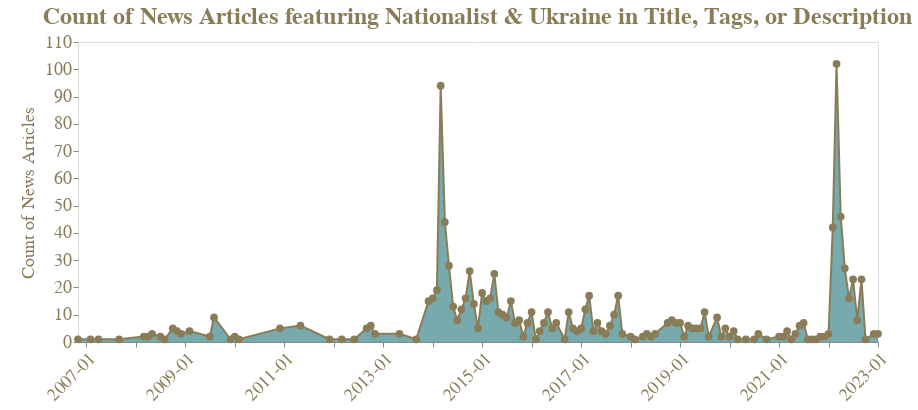

Notebook code for this chart:
### Markdown cell above
## Frequent use of Catchy Slogans and Words: *Nationalist and Ukraine*

### Code cell
get_chart(
    df_scraped,
    token_dict_nationalist,
    "year_month",
    "Count of News Articles",
    slogan2=token_dict_ukraine,
)

### Figure 1 — Vega-Lite specification as saved in the notebook (floating-point values rounded to 4 significant figures)
{"config": {"view": {"continuousWidth": 400, "continuousHeight": 300}}, "layer": [{"mark": {"type": "area", "color": "#3C8689", "fillOpacity": 0.7}, "encoding": {"x": {"axis": {"format": "%Y-%m", "grid": false, "labelAngle": -45, "labelColor": "#897C57", "labelFont": "Franklin Gothic Demi Cond", "labelFontSize": 18, "ticks": true, "title": null}, "field": "year_month", "type": "temporal"}, "y": {"axis": {"domain": false, "grid": false, "gridWidth": 0.5, "labelColor": "#897C57", "labelFont": "Franklin Gothic Demi Cond", "labelFontSize": 18, "ticks": true, "titleColor": "#897C57", "titleFontSize": 35, "titleFontStyle": "Franklin Gothic Demi Cond"}, "field": "Count of News Articles", "type": "quantitative"}}}, {"mark": {"type": "line", "color": "#897C57"}, "encoding": {"x": {"field": "year_month", "type": "temporal"}, "y": {"field": "Count of News Articles", "type": "quantitative"}}}, {"mark": {"type": "point", "color": "#897C57", "filled": true, "opacity": 1, "size": 60}, "encoding": {"x": {"field": "year_month", "type": "temporal"}, "y": {"field": "Count of News Articles", "type": "quantitative"}}}], "data": {"name": "data-161ebb397befa66a6da0d68993f68fbe"}, "height": 300, "title": {"text": ["Count of News Articles featuring Nationalist & Ukraine in Title, Tags, or Description"], "font": "Franklin Gothic", "fontSize": 24, "color": "#897C57"}, "width": 800, "$schema": "https://vega.github.io/schema/vega-lite/v4.17.0.json", "datasets": {"data-161ebb397befa66a6da0d68993f68fbe": [{"year_month": "2006-11-01T00:00:00", "Count of News Articles": 1, "Sum of Video Duration (hours)": 0.1611}, {"year_month": "2007-02-01T00:00:00", "Count of News Articles": 1, "Sum of Video Duration (hours)": 0.21}, {"year_month": "2007-04-01T00:00:00", "Count of News Articles": 1, "Sum of Video Duration (hours)": 0.1483}, {"year_month": "2007-09-01T00:00:00", "Count of News Articles": 1, "Sum of Video Duration (hours)": 0.04861}, {"year_month": "2008-03-01T00:00:00", "Count of News Articles": 2, "Sum of Video Duration (hours)": 0.1378}, {"year_month": "2008-04-01T00:00:00", "Count of News Articles": 2, "Sum of Video Duration (hours)": 0.07333}, {"year_month": "2008-05-01T00:00:00", "Count of News Articles": 3, "Sum of Video Duration (hours)": 0.1653}, {"year_month": "2008-07-01T00:00:00", "Count of News Articles": 2, "Sum of Video Duration (hours)": 0.1272}, {"year_month": "2008-08-01T00:00:00", "Count of News Articles": 1, "Sum of Video Duration (hours)": 0.05333}, {"year_month": "2008-10-01T00:00:00", "Count of News Articles": 5, "Sum of Video Duration (hours)": 0.1478}, {"year_month": "2008-11-01T00:00:00", "Count of News Articles": 4, "Sum of Video Duration (hours)": 0.3144}, {"year_month": "2008-12-01T00:00:00", "Count of News Articles": 3, "Sum of Video Duration (hours)": 0.3369}, {"year_month": "2009-02-01T00:00:00", "Count of News Articles": 4, "Sum of Video Duration (hours)": 0.04472}, {"year_month": "2009-07-01T00:00:00", "Count of News Articles": 2, "Sum of Video Duration (hours)": 0.1042}, {"year_month": "2009-08-01T00:00:00", "Count of News Articles": 9, "Sum of Video Duration (hours)": 0.9811}, {"year_month": "2009-12-01T00:00:00", "Count of News Articles": 1, "Sum of Video Duration (hours)": 0.01611}, {"year_month": "2010-01-01T00:00:00", "Count of News Articles": 2, "Sum of Video Duration (hours)": 0.0}, {"year_month": "2010-02-01T00:00:00", "Count of News Articles": 1, "Sum of Video Duration (hours)": 0.0}, {"year_month": "2010-12-01T00:00:00", "Count of News Articles": 5, "Sum of Video Duration (hours)": 0.3314}, {"year_month": "2011-05-01T00:00:00", "Count of News Articles": 6, "Sum of Video Duration (hours)": 0.285}, {"year_month": "2011-12-01T00:00:00", "Count of News Articles": 1, "Sum of Video Duration (hours)": 0.2981}, {"year_month": "2012-03-01T00:00:00", "Count of News Articles": 1, "Sum of Video Duration (hours)": 0.01111}, {"year_month": "2012-06-01T00:00:00", "Count of News Articles": 1, "Sum of Video Duration (hours)": 0.03417}, {"year_month": "2012-09-01T00:00:00", "Count of News Articles": 5, "Sum of Video Duration (hours)": 0.2567}, {"year_month": "2012-10-01T00:00:00", "Count of News Articles": 6, "Sum of Video Duration (hours)": 0.3703}, {"year_month": "2012-11-01T00:00:00", "Count of News Articles": 3, "Sum of Video Duration (hours)": 0.03833}, {"year_month": "2013-05-01T00:00:00", "Count of News Articles": 3, "Sum of Video Duration (hours)": 0.03361}, {"year_month": "2013-09-01T00:00:00", "Count of News Articles": 1, "Sum of Video Duration (hours)": 0.3028}, {"year_month": "2013-12-01T00:00:00", "Count of News Articles": 15, "Sum of Video Duration (hours)": 1.407}, {"year_month": "2014-01-01T00:00:00", "Count of News Articles": 16, "Sum of Video Duration (hours)": 1.254}, {"year_month": "2014-02-01T00:00:00", "Count of News Articles": 19, "Sum of Video Duration (hours)": 1.564}, {"year_month": "2014-03-01T00:00:00", "Count of News Articles": 94, "Sum of Video Duration (hours)": 5.215}, {"year_month": "2014-04-01T00:00:00", "Count of News Articles": 44, "Sum of Video Duration (hours)": 3.78}, {"year_month": "2014-05-01T00:00:00", "Count of News Articles": 28, "Sum of Video Duration (hours)": 2.059}, {"year_month": "2014-06-01T00:00:00", "Count of News Articles": 13, "Sum of Video Duration (hours)": 0.5789}, {"year_month": "2014-07-01T00:00:00", "Count of News Articles": 8, "Sum of Video Duration (hours)": 0.7728}, {"year_month": "2014-08-01T00:00:00", "Count of News Articles": 12, "Sum of Video Duration (hours)": 0.7239}, {"year_month": "2014-09-01T00:00:00", "Count of News Articles": 16, "Sum of Video Duration (hours)": 0.8769}, {"year_month": "2014-10-01T00:00:00", "Count of News Articles": 26, "Sum of Video Duration (hours)": 1.604}, {"year_month": "2014-11-01T00:00:00", "Count of News Articles": 14, "Sum of Video Duration (hours)": 0.7725}, {"year_month": "2014-12-01T00:00:00", "Count of News Articles": 5, "Sum of Video Duration (hours)": 0.4811}, {"year_month": "2015-01-01T00:00:00", "Count of News Articles": 18, "Sum of Video Duration (hours)": 0.7572}, {"year_month": "2015-02-01T00:00:00", "Count of News Articles": 15, "Sum of Video Duration (hours)": 1.1}, {"year_month": "2015-03-01T00:00:00", "Count of News Articles": 16, "Sum of Video Duration (hours)": 0.7511}, {"year_month": "2015-04-01T00:00:00", "Count of News Articles": 25, "Sum of Video Duration (hours)": 1.433}, {"year_month": "2015-05-01T00:00:00", "Count of News Articles": 11, "Sum of Video Duration (hours)": 0.1239}, {"year_month": "2015-06-01T00:00:00", "Count of News Articles": 10, "Sum of Video Duration (hours)": 0.9942}, {"year_month": "2015-07-01T00:00:00", "Count of News Articles": 9, "Sum of Video Duration (hours)": 0.9906}, {"year_month": "2015-08-01T00:00:00", "Count of News Articles": 15, "Sum of Video Duration (hours)": 1.058}, {"year_month": "2015-09-01T00:00:00", "Count of News Articles": 7, "Sum of Video Duration (hours)": 0.1422}, {"year_month": "2015-10-01T00:00:00", "Count of News Articles": 8, "Sum of Video Duration (hours)": 0.4114}, {"year_month": "2015-11-01T00:00:00", "Count of News Articles": 2, "Sum of Video Duration (hours)": 0.2222}, {"year_month": "2015-12-01T00:00:00", "Count of News Articles": 7, "Sum of Video Duration (hours)": 0.3847}, {"year_month": "2016-01-01T00:00:00", "Count of News Articles": 11, "Sum of Video Duration (hours)": 0.7753}, {"year_month": "2016-02-01T00:00:00", "Count of News Articles": 1, "Sum of Video Duration (hours)": 0.0725}, {"year_month": "2016-03-01T00:00:00", "Count of News Articles": 4, "Sum of Video Duration (hours)": 0.1678}, {"year_month": "2016-04-01T00:00:00", "Count of News Articles": 7, "Sum of Video Duration (hours)": 0.3147}, {"year_month": "2016-05-01T00:00:00", "Count of News Articles": 11, "Sum of Video Duration (hours)": 0.4914}, {"year_month": "2016-06-01T00:00:00", "Count of News Articles": 5, "Sum of Video Duration (hours)": 0.8531}, {"year_month": "2016-07-01T00:00:00", "Count of News Articles": 7, "Sum of Video Duration (hours)": 0.5533}, {"year_month": "2016-09-01T00:00:00", "Count of News Articles": 1, "Sum of Video Duration (hours)": 0.009722}, {"year_month": "2016-10-01T00:00:00", "Count of News Articles": 11, "Sum of Video Duration (hours)": 1.054}, {"year_month": "2016-11-01T00:00:00", "Count of News Articles": 5, "Sum of Video Duration (hours)": 0.4278}, {"year_month": "2016-12-01T00:00:00", "Count of News Articles": 4, "Sum of Video Duration (hours)": 0.04222}, {"year_month": "2017-01-01T00:00:00", "Count of News Articles": 5, "Sum of Video Duration (hours)": 0.3181}, {"year_month": "2017-02-01T00:00:00", "Count of News Articles": 12, "Sum of Video Duration (hours)": 0.25}, {"year_month": "2017-03-01T00:00:00", "Count of News Articles": 17, "Sum of Video Duration (hours)": 1.109}, {"year_month": "2017-04-01T00:00:00", "Count of News Articles": 4, "Sum of Video Duration (hours)": 0.3114}, {"year_month": "2017-05-01T00:00:00", "Count of News Articles": 7, "Sum of Video Duration (hours)": 0.35}, {"year_month": "2017-06-01T00:00:00", "Count of News Articles": 4, "Sum of Video Duration (hours)": 0.06861}, {"year_month": "2017-07-01T00:00:00", "Count of News Articles": 3, "Sum of Video Duration (hours)": 0.0225}, {"year_month": "2017-08-01T00:00:00", "Count of News Articles": 6, "Sum of Video Duration (hours)": 0.2647}, {"year_month": "2017-09-01T00:00:00", "Count of News Articles": 10, "Sum of Video Duration (hours)": 0.9847}, {"year_month": "2017-10-01T00:00:00", "Count of News Articles": 17, "Sum of Video Duration (hours)": 0.4411}, {"year_month": "2017-11-01T00:00:00", "Count of News Articles": 3, "Sum of Video Duration (hours)": 0.02806}, {"year_month": "2018-01-01T00:00:00", "Count of News Articles": 2, "Sum of Video Duration (hours)": 0.2375}, {"year_month": "2018-02-01T00:00:00", "Count of News Articles": 1, "Sum of Video Duration (hours)": 0.1114}, {"year_month": "2018-04-01T00:00:00", "Count of News Articles": 2, "Sum of Video Duration (hours)": 0.1717}, {"year_month": "2018-05-01T00:00:00", "Count of News Articles": 3, "Sum of Video Duration (hours)": 0.2203}, {"year_month": "2018-06-01T00:00:00", "Count of News Articles": 2, "Sum of Video Duration (hours)": 0.0175}, {"year_month": "2018-07-01T00:00:00", "Count of News Articles": 3, "Sum of Video Duration (hours)": 0.1436}, {"year_month": "2018-10-01T00:00:00", "Count of News Articles": 7, "Sum of Video Duration (hours)": 0.5881}, {"year_month": "2018-11-01T00:00:00", "Count of News Articles": 8, "Sum of Video Duration (hours)": 0.5042}, {"year_month": "2018-12-01T00:00:00", "Count of News Articles": 7, "Sum of Video Duration (hours)": 0.5042}, {"year_month": "2019-01-01T00:00:00", "Count of News Articles": 7, "Sum of Video Duration (hours)": 0.5844}, {"year_month": "2019-02-01T00:00:00", "Count of News Articles": 2, "Sum of Video Duration (hours)": 0.1286}, {"year_month": "2019-03-01T00:00:00", "Count of News Articles": 6, "Sum of Video Duration (hours)": 0.7408}, {"year_month": "2019-04-01T00:00:00", "Count of News Articles": 5, "Sum of Video Duration (hours)": 0.415}, {"year_month": "2019-05-01T00:00:00", "Count of News Articles": 5, "Sum of Video Duration (hours)": 0.6478}, {"year_month": "2019-06-01T00:00:00", "Count of News Articles": 5, "Sum of Video Duration (hours)": 0.8975}, {"year_month": "2019-07-01T00:00:00", "Count of News Articles": 11, "Sum of Video Duration (hours)": 1.012}, {"year_month": "2019-08-01T00:00:00", "Count of News Articles": 2, "Sum of Video Duration (hours)": 0.1681}, {"year_month": "2019-10-01T00:00:00", "Count of News Articles": 9, "Sum of Video Duration (hours)": 0.7211}, {"year_month": "2019-11-01T00:00:00", "Count of News Articles": 2, "Sum of Video Duration (hours)": 0.06611}, {"year_month": "2019-12-01T00:00:00", "Count of News Articles": 5, "Sum of Video Duration (hours)": 0.4369}, {"year_month": "2020-01-01T00:00:00", "Count of News Articles": 2, "Sum of Video Duration (hours)": 0.06472}, {"year_month": "2020-02-01T00:00:00", "Count of News Articles": 4, "Sum of Video Duration (hours)": 0.3631}, {"year_month": "2020-03-01T00:00:00", "Count of News Articles": 1, "Sum of Video Duration (hours)": 0.01778}, {"year_month": "2020-05-01T00:00:00", "Count of News Articles": 1, "Sum of Video Duration (hours)": 0.09111}, {"year_month": "2020-07-01T00:00:00", "Count of News Articles": 1, "Sum of Video Duration (hours)": 0.01389}, {"year_month": "2020-08-01T00:00:00", "Count of News Articles": 3, "Sum of Video Duration (hours)": 0.2231}, {"year_month": "2020-10-01T00:00:00", "Count of News Articles": 1, "Sum of Video Duration (hours)": 0.01083}, {"year_month": "2021-01-01T00:00:00", "Count of News Articles": 2, "Sum of Video Duration (hours)": 0.02194}, {"year_month": "2021-02-01T00:00:00", "Count of News Articles": 2, "Sum of Video Duration (hours)": 0.09639}, {"year_month": "2021-03-01T00:00:00", "Count of News Articles": 4, "Sum of Video Duration (hours)": 0.2383}, {"year_month": "2021-04-01T00:00:00", "Count of News Articles": 1, "Sum of Video Duration (hours)": 0.01306}, {"year_month": "2021-05-01T00:00:00", "Count of News Articles": 3, "Sum of Video Duration (hours)": 0.3722}, {"year_month": "2021-06-01T00:00:00", "Count of News Articles": 6, "Sum of Video Duration (hours)": 0.3186}, {"year_month": "2021-07-01T00:00:00", "Count of News Articles": 7, "Sum of Video Duration (hours)": 0.8286}, {"year_month": "2021-08-01T00:00:00", "Count of News Articles": 1, "Sum of Video Duration (hours)": 0.1072}, {"year_month": "2021-09-01T00:00:00", "Count of News Articles": 1, "Sum of Video Duration (hours)": 0.03972}, {"year_month": "2021-10-01T00:00:00", "Count of News Articles": 1, "Sum of Video Duration (hours)": 0.1592}, {"year_month": "2021-11-01T00:00:00", "Count of News Articles": 2, "Sum of Video Duration (hours)": 0.1436}, {"year_month": "2021-12-01T00:00:00", "Count of News Articles": 2, "Sum of Video Duration (hours)": 0.1211}, {"year_month": "2022-01-01T00:00:00", "Count of News Articles": 3, "Sum of Video Duration (hours)": 0.3044}, {"year_month": "2022-02-01T00:00:00", "Count of News Articles": 42, "Sum of Video Duration (hours)": 3.935}, {"year_month": "2022-03-01T00:00:00", "Count of News Articles": 102, "Sum of Video Duration (hours)": 5.933}, {"year_month": "2022-04-01T00:00:00", "Count of News Articles": 46, "Sum of Video Duration (hours)": 1.292}, {"year_month": "2022-05-01T00:00:00", "Count of News Articles": 27, "Sum of Video Duration (hours)": 0.825}, {"year_month": "2022-06-01T00:00:00", "Count of News Articles": 16, "Sum of Video Duration (hours)": 0.4744}, {"year_month": "2022-07-01T00:00:00", "Count of News Articles": 23, "Sum of Video Duration (hours)": 0.5583}, {"year_month": "2022-08-01T00:00:00", "Count of News Articles": 8, "Sum of Video Duration (hours)": 0.1911}, {"year_month": "2022-09-01T00:00:00", "Count of News Articles": 23, "Sum of Video Duration (hours)": 0.5692}, {"year_month": "2022-10-01T00:00:00", "Count of News Articles": 1, "Sum of Video Duration (hours)": 0.02389}, {"year_month": "2022-12-01T00:00:00", "Count of News Articles": 3, "Sum of Video Duration (hours)": 0.02667}, {"year_month": "2023-01-01T00:00:00", "Count of News Articles": 3, "Sum of Video Duration (hours)": 0.04111}]}}
